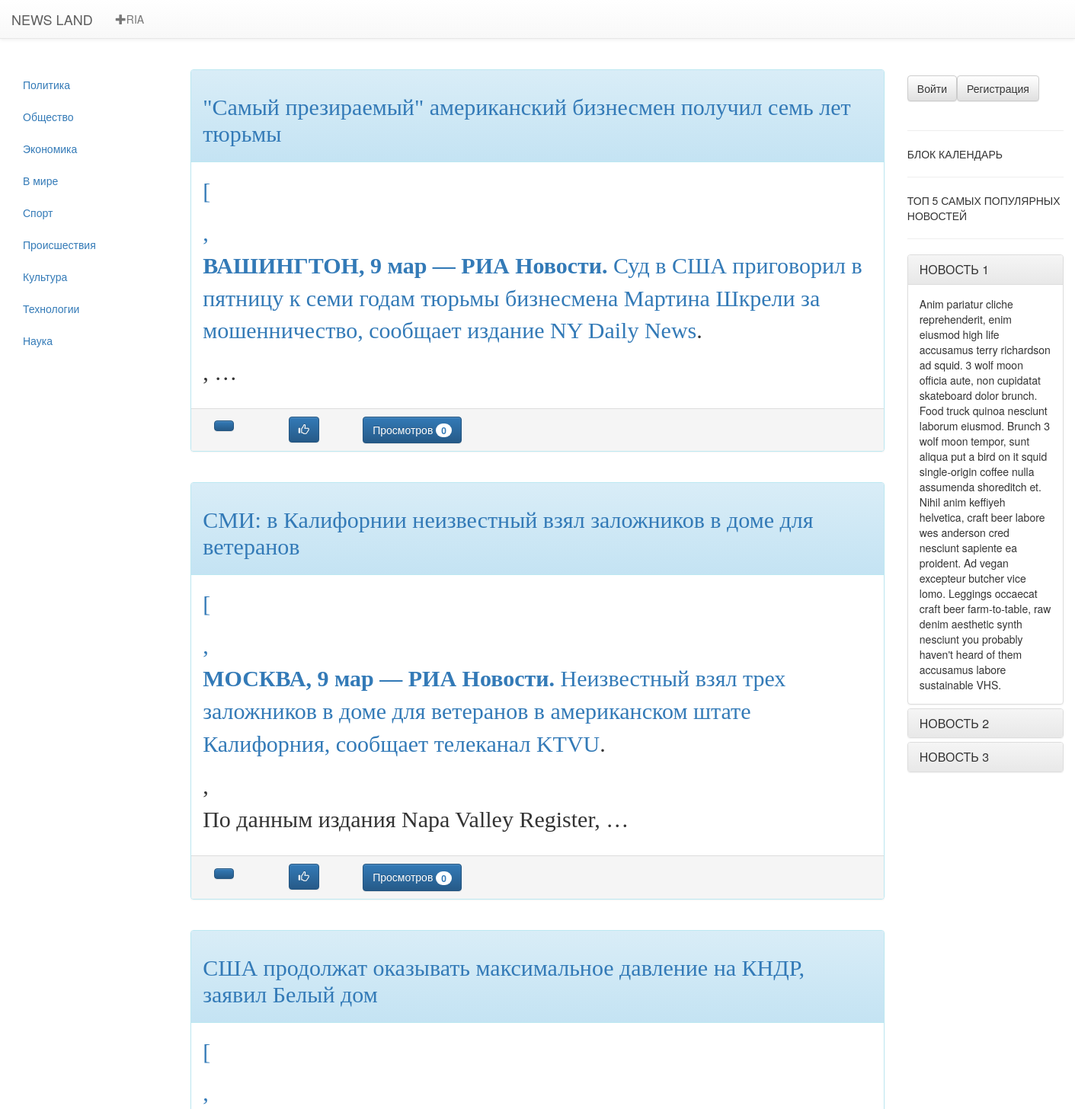
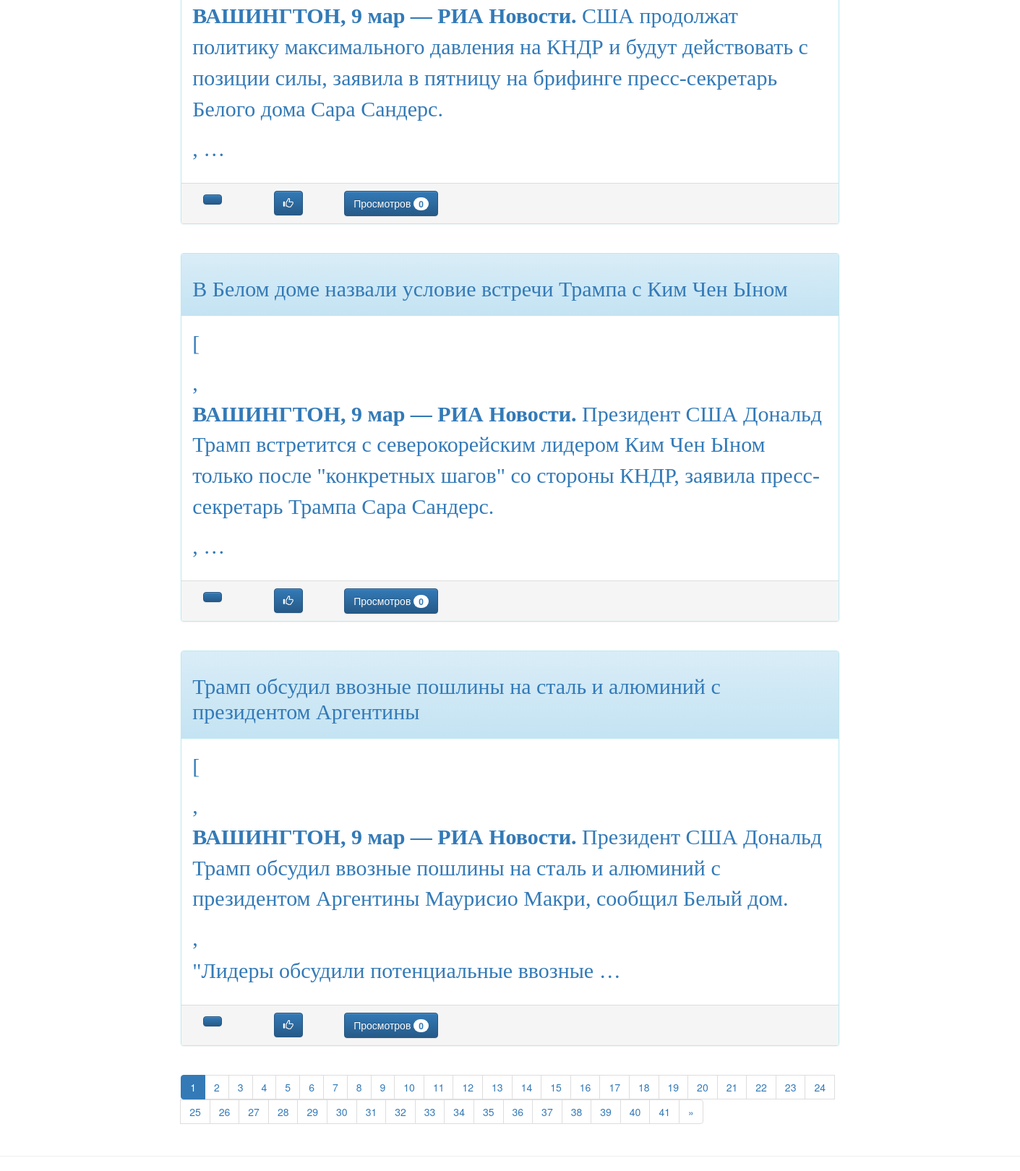
Screenshot of /ria/index with the database file from the repository (2 pictures, top to bottom).
### news/models.py (models this page shows, shortened)
class Testbase(models.Model):
    class Meta:
        verbose_name = 'Тест риа новости'
    title = models.CharField(max_length=300,verbose_name='Заголовок',unique=True)
    datetime = models.DateTimeField(auto_now_add=True,verbose_name='Дата публикации')
    text = models.TextField(verbose_name='Статья')
    image = models.URLField(verbose_name='Ссылка на изображение',default='http://ria.ru')
    cop_url = models.URLField(verbose_name='Ссылка на статью РИА',default='http://ria.ru')
    news_views = models.IntegerField(verbose_name='Просмотры', default=0)

### news/views.py (the view)
# urls.py: re_path('^ria/index$',                  views.ria_list_Views.as_view(),         name='ria_index'),
class ria_list_Views(ListView,category_list):
    model = Testbase
    template_name = 'ria_index.html'
    paginate_by = 5
    context_object_name = 'list'
    def get(self,request,*args,**kwargs):
        try:
            self.category = self.kwargs['category']
        except:
            self.category = None
        return super(ria_list_Views,self).get(request,*args,**kwargs)
    def get_context_data(self, **kwargs):
        context = super(ria_list_Views,self).get_context_data(**kwargs)
        context['category_now'] = self.category
        context['title'] = 'News_Land : РИА - РИА Новости портал'
        return context
    def get_queryset(self):
        if self.category == None:
            return Testbase.objects.order_by('-datetime')
        else:
            return Newsbase.objects.order_by('-datetime')

### news/views.py (called while the page is built)
    def get_context_data(self, **kwargs):
        context = super(category_list,self).get_context_data(**kwargs)
        context['category'] = Newsbase.category
        context['authors'] = Newsbase.authors
        return context

### news/templates/ria_index.html (shortened to what this page needs)
{% extends 'base/main.html' %}
{% load staticfiles %}
{% block category %}
    {% if  category  %}
        {% for cat in category %}
        <li><a href="/{{cat.0}}"> {{cat.1}}</a></li>
        {% endfor %}
    {% else %}
        <p> Категории отсутсвуют</p>
    {% endif %}
{% endblock%}
{% block news%}
    {% if object_list %}
        {% for news in object_list %}
            <div class="panel panel-info ">
                <div class="panel-heading" >
                        <h2><p><font face="Georgia"><a href="{% url 'post' %}?post={{ news.id }}">{{news.title}}</a></font></p></h2>
                </div>
                <div class="panel-body" style="font-size:30px">
                    <p><font face="Georgia"><a href="{% url 'post' %}?post={{ news.id }}">{% autoescape off %}{{news.text|truncatewords:30}}{% endautoescape %}</a></font></p>
                </div>
                <div class="panel-footer">
                    <div class="container">
                        <div class="row">
                            <div class="col-md-1">
                                <button class="btn btn-primary " type="button" >
                                </button>
                            </div>
                            <div class="col-md-1">
                                <button class="btn btn-primary" type="button">
                                    <i class="glyphicon glyphicon-thumbs-up"></i>
                                </button>
                            </div>
                            <div class="col-md-2">
                                <button class="btn btn-primary " type="button" >
                                    Просмотров <span class="badge">{{news.news_views}}</span>
                                </button>
                            </div>
                        </div>
                    </div>
                </div>
            </div>
        {% if  not forloop.last  %}
            <br>
        {% endif %}
    {% endfor %}
    <center>
        <div>
            <nav aria-label="Page navigation">
                <ul class="pagination">
                    {% if  page_obj.has_other_pages  %}
                        {% for pn in page_obj.paginator.page_range %}
                            {% if  category_now  %}
                                {% if  pn != page_obj.number  %}
                                    <li>
                                        <a href="{% url 'ria_index' category=category_now %}?page={{ pn }}">{{ pn }}</a>
                                    </li>
                                {% else %}
                                    <li class="active">
                                        <a href="">{{ pn }} <span class="sr-only">(current)</span></a>
                                    </li>
                                {% endif %}
                            {% else %}
                                {% if  author_name  %}
                                    {% if  pn != page_obj.number  %}
                                        <li>
                                            <a href="{% url 'authors' author_name%}?page={{ pn }}">{{ pn }}</a>
                                        </li>
                                    {% else %}
                                        <li class="active">
                                            <a href="">{{ pn }} <span class="sr-only">(current)</span></a>
                                        </li>
                                    {% endif %}
                                {% else %}
                                    {% if  pn != page_obj.number  %}
                                        <li>
                                            <a href="{% url 'ria_index' %}?page={{ pn }}">{{ pn }}</a>
                                        </li>
                                    {% else %}
                                        <li class="active">
                                            <a href="">{{ pn }} <span class="sr-only">(current)</span></a>
                                        </li>
                                    {% endif %}
                            {% endif %}
                            {% endif %}
                        {% endfor %}
                    {% endif %}
                    {% if  page_obj.has_next  %}
                        {% if  category_now  %}
                            <li>
                                <a href="{% url 'ria_index' category=category_now %}?page={{page_obj.next_page_number}}" aria-label="Next"><span aria-hidden="true">&raquo;</span></a>
                            </li>
                        {% else %}
                            {% if  author_name  %}
                                <li>
                                    <a href="{% url 'authors' author_name%}?page={{page_obj.next_page_number}}" aria-label="Previous">
                                        <span aria-hidden="true">&raquo;</span>
                                    </a>
                                </li>
                            {% else %}
                                <li>
                                 <a href="{% url 'ria_index' %}?page={{page_obj.next_page_number}}" aria-label="Next"><span aria-hidden="true">&raquo;</span></a>
                             </li>
                    {% endif %}
                        {% endif %}
                    {% endif %}
                </ul>
            </nav>
         </div>
    </center>
    {% else %}
        <p>НОВОСТИ ОТСУТСТВУЮТ</p>
    {% endif %}
{% endblock %}

### rows the page displays
Testbase: title "\"Самый презираемый\" американский бизнесмен получил семь лет тюрьмы", text "[ ВАШИНГТОН, 9 мар — РИА Новости. Суд в США приговорил в пятницу к семи годам тюрьмы бизнесмена Мартина Шкрели за мошенничество, сообщает издание NY Daily News . , …", news_views "0"
Testbase: title "СМИ: в Калифорнии неизвестный взял заложников в доме для ветеранов", text "[ МОСКВА, 9 мар — РИА Новости. Неизвестный взял трех заложников в доме для ветеранов в американском штате Калифорния, сообщает телеканал KTVU . , По данным издания Napa Valley Register, …", news_views "0"
Testbase: title "США продолжат оказывать максимальное давление на КНДР, заявил Белый дом", text "[ ВАШИНГТОН, 9 мар — РИА Новости. США продолжат политику максимального давления на КНДР и будут действовать с позиции силы, заявила в пятницу на брифинге пресс-секретарь Белого дома Сара Сандерс. , …", news_views "0"
Testbase: title "В Белом доме назвали условие встречи Трампа с Ким Чен Ыном", text "[ ВАШИНГТОН, 9 мар — РИА Новости. Президент США Дональд Трамп встретится с северокорейским лидером Ким Чен Ыном только после \"конкретных шагов\" со стороны КНДР, заявила пресс-секретарь Трампа Сара Сандерс. , …", news_views "0"
Testbase: title "Трамп обсудил ввозные пошлины на сталь и алюминий с президентом Аргентины", text "[ ВАШИНГТОН, 9 мар — РИА Новости. Президент США Дональд Трамп обсудил ввозные пошлины на сталь и алюминий с президентом Аргентины Маурисио Макри, сообщил Белый дом. , \"Лидеры обсудили потенциальные ввозные …", news_views "0"

### other values shown
{{ cat.1 }} "Политика" "Общество" "Экономика" "В мире" "Спорт" "Происшествия" "Культура" "Технологии" "Наука"
{{ pn }} "1"
{{ pn }} "2" "3" "4" "5" "6" "7" "8" "9" "10" "11" "12" "13" "14" "15" "16" "17" "18" "19" "20" "21" "22" "23" "24" "25" "26" "27" "28" "29" "30" "31" "32" "33" "34" "35" "36" "37" "38" "39" "40" "41"
